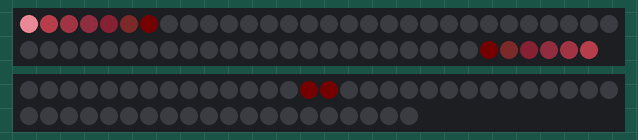
Bench run of a sketch on a simulated ATtiny85, built with avr-gcc and run on an emulated ATtiny85. On the bench: 59 RGB LEDs in strip order, left to right, continuing on the next row, 50 RGB LEDs in strip order, left to right, continuing on the next row. Dim RGB values are drawn brighter than linear; the strip is taken to match the declared colour order; random numbers use the default seed unless the sketch sets one; what the sketch prints to the serial monitor is not drawn.

Above: at 0.2 s.
At 4.76 s:
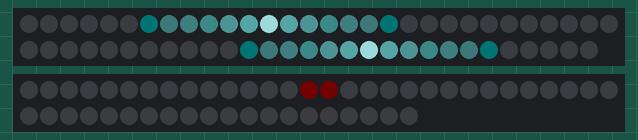
At 9.92 s:
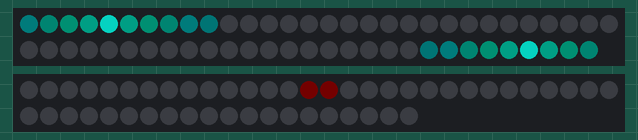
At 19.98 s:
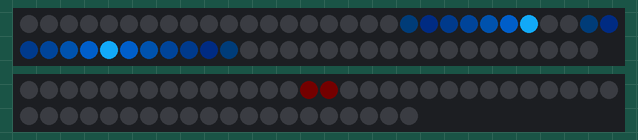
At 30.0 s:
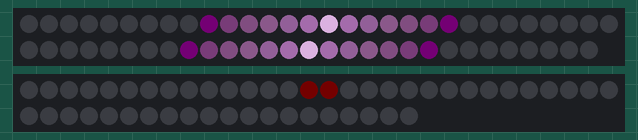
At 39.73 s:
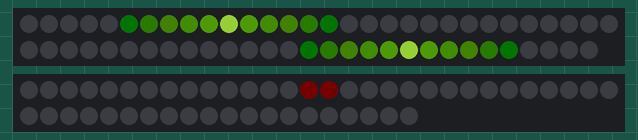

The sketch:

AllLEDS.ino
```cpp
#include "SPI.h" // Comment out this line if using Trinket or Gemma
#include "Adafruit_WS2801.h"
#include <Adafruit_NeoPixel.h>
#ifdef __AVR_ATtiny85__
#include <avr/power.h>
#endif

#define staart 8  // staart lengte
#define delayRunning 5 //snelheid van de led kleiner is vlugger
#define GRIDPIN 6 //groen draad
uint8_t dataPin  = 2;    // geel draad
uint8_t clockPin = 3;    // wit draad

int numPixels = 59;

int numPixelsGrid=50;
Adafruit_NeoPixel grid = Adafruit_NeoPixel(numPixelsGrid,GRIDPIN, NEO_RGB+ NEO_KHZ800);


Adafruit_WS2801 strip = Adafruit_WS2801(numPixels, dataPin, clockPin);

class RunningLed
{
  public:
    int counter = 0;
    int c = 0;

    byte colors[3][staart+1];

    int led = 0;

    void gaOmhoog() {
      giveMeMyColors();

      for (counter; counter < strip.numPixels(); counter++)
      {

        //1ste lus

        for (int j = staart; j >= 1 ; j--) {


          strip.setPixelColor(counter + j, colors[0][j], colors[1][j], colors[2][j]);
        }


        strip.setPixelColor(counter, colors[0][0], colors[1][0], colors[2][0]);

        for (int j = 1; j < staart ; j++) {
         strip.setPixelColor(counter - j, colors[0][j], colors[1][j], colors[2][j]);
        }

        strip.show();

        //2de lus

        for (int j = staart; j >= 1 ; j--) {
          strip.setPixelColor((numPixels - counter) - j, colors[0][j], colors[1][j], colors[2][j]);
        }


        strip.setPixelColor(numPixels - counter,colors[0][0], colors[1][0], colors[2][0]);

        for (int j = 1; j < staart ; j++) {

          strip.setPixelColor((numPixels - counter) + j, colors[0][j], colors[1][j], colors[2][j]);
        }


        strip.show();
        delay(delayRunning);
        if (counter == numPixels - 1) {
          gaOmlaag();
        }
      }
    }

    void gaOmlaag() {
      giveMeMyColors();

      for (counter; counter >= 0; counter--)
      {

        //1ste lus

        for (int j = staart; j >= 1 ; j--) {
          strip.setPixelColor(counter - j, colors[0][j], colors[1][j], colors[2][j]);
        }

        strip.setPixelColor(counter, colors[0][0], colors[1][0], colors[2][0]);

        for (int j = 1; j < staart ; j++) {

          strip.setPixelColor(counter + j, colors[0][j], colors[1][j], colors[2][j]);
        }

        strip.show();

        //2de lus

        for (int j = staart; j >= 1 ; j--) {

          strip.setPixelColor((numPixels - counter) + j,colors[0][j], colors[1][j], colors[2][j]);
        }

        strip.setPixelColor(numPixels - counter, colors[0][0], colors[1][0], colors[2][0]);

        for (int j = 1; j < staart ; j++) {

          strip.setPixelColor((numPixels - counter) - j, colors[0][j], colors[1][j], colors[2][j]);
        }

        strip.show();
        delay(delayRunning);
      }
    }

    void giveMeMyColors() {
      //generate rgb color
      int color[3] = {
        random(0, 255),
        random(0, 255),
        random(0, 255)
      };
      //opvullen colors array
      for (int j = 0; j <= 2; j++) {

        int intensity = 255;

        colors[j][0] = map(color[j], 0, 255, 0, intensity);

        for (int i = 1; i <= staart; i++) {
          intensity = colors[j][0] / (pow(2, i));
          colors[j][i] = map(color[j], 0, 255, 0, intensity);
        }
      }
//      for (int j = 0; j <= 2; j++) {
//        Serial.print("color");Serial.println(j);
//        for (int i = 1; i < staart; i++) {
//          Serial.println(colors[j][i]);
//        }
//      }
    }
};


//-----------SPOOKY EYES Constants

const int maxEyes = 5; // maximum number of concurrently active blinkers

// dead-time between lighting of a range of pixels
const int deadTimeMin = 5;
const int deadTimeMax = 50;

// interval between blink starts - independent of position
const int intervalMin = 5;
const int intervalMax = 150;

const int stepInterval = 5;
long lastStep = 0;

/*****************************************************************************
Blinker Class

Implements a state machine which generates a blink of random duration and color.
The blink uses two adjacent pixels and ramps the intensity up, then down, with
a random repeat now and again.
*****************************************************************************/

class blinker{
	public:

  	boolean m_active;  // blinker is in use.
  	int m_deadTime;  // don't re-use this pair immediately

  	int m_pos;  // position of the 'left' eye.  the 'right' eye is m_pos + 1

  	int m_red;  // RGB components of the color
  	int m_green;
  	int m_blue;

  	int m_increment;  // ramp increment - determines blink speed
  	int m_repeats;  // not used
  	int m_intensity;  // current ramp intensity

  	public:
  	// Constructor - start as inactive
  	blinker()
  	{
  		m_active = false;
  	}
	// Initiate a blink at the specified pixel position
  	// All other blink parameters are randomly generated
  	void startBlink(int pos){
  		m_pos = pos;

    	// Pick a random color - skew toward red/orange/yellow part of the spectrum for extra creepyness
    	m_red = 0;random(0, 255);
    	m_blue = random(0,255);
    	m_green = 0;random(0,255);

    	m_repeats += random(1, 3);

    	// set blink speed and deadtime between blinks
    	m_increment = random(1, 6);
    	m_deadTime = random(deadTimeMin, deadTimeMax);

    	// Mark as active and start at intensity zero
    	m_active = true;
    	m_intensity = 0;
    }
	// Step the state machine:
	void step(){
		if (!m_active){
      		// count down the dead-time when the blink is done
      		if (m_deadTime > 0)      		{
      			m_deadTime--;
      		}
      		return;
      	}

    	// Increment the intensity
    	m_intensity += m_increment;
    	if (m_intensity >= 75){  // max out at 75 - then start counting down
    		m_increment = -m_increment;
    		m_intensity += m_increment;
    	}
    	if (m_intensity <= 0){
        	// make sure pixels all are off
        	grid.setPixelColor(m_pos, Color(0,0,0));
        	grid.setPixelColor(m_pos+1, Color(0,0,0));

      		if (--m_repeats <= 0)      // Are we done?
      		{
      			m_active = false;
      		}
      		else // no - start to ramp up again
      		{
      			m_increment = random(1, 5);
      		}
      		return;
      	}

    	// Generate the color at the current intensity level
    	int r =  map(m_red, 0, 255, 0, m_intensity);
    	int g =  map(m_green, 0, 255, 0, m_intensity);
    	int b =  map(m_blue, 0, 255, 0, m_intensity);


    //	uint32_t color = Color(r, g, b);
    	// Write to both 'eyes'
    	grid.setPixelColor(m_pos, b,g,r);
    	grid.setPixelColor(m_pos +1, b,g,r);
    }
};

// An array of blinkers - this is the maximum number of concurrently active blinks
blinker blinkers[maxEyes];

// A delay between starting new blinks
int countdown;

//-----------END SPOOKY EYES Constants


RunningLed *rl1 = new RunningLed();

void setup() {
  Serial.begin(9600);
  // put your setup code here, to run once:
#if defined(__AVR_ATtiny85__) && (F_CPU == 16000000L)
  clock_prescale_set(clock_div_1); // Enable 16 MHz on Trinket
#endif
  strip.begin();
  // Update LED contents, to start they are all 'off'
  strip.show();

   grid.begin();
  grid.show();
  countdown = 0;

}

void loop() {

  //for(int x = 0; x<y+2; x++){
  //  strip.setPixelColor(numPixels-x, 0, 0, 0);
  //}
  spookyEyes();
  rl1->gaOmhoog();
  //rl1->giveMeMyColors();
  delay(delayRunning);

}

void spookyEyes(){
	if (millis() - lastStep > stepInterval){
		lastStep = millis();
		--countdown;
		for(int i = 0; i < maxEyes; i++){
      		// Only start a blink if the countdown is expired and there is an available blinker
      		if ((countdown <= 0) && (blinkers[i].m_active == false)){
      			int newPos = random(0, numPixelsGrid/2) * 2;

      			for(int j = 0; j < maxEyes; j++){
          			// avoid active or recently active pixels
          			if ((blinkers[j].m_deadTime > 0) && (abs(newPos - blinkers[j].m_pos) < 4)){
          				Serial.print("-");
          				Serial.print(newPos);
            			newPos = -1;  // collision - do not start
            			break;
            		}
            	}

        		if (newPos >= 0){  // if we have a valid pixel to start with...
        			Serial.print(i);
        			Serial.print(" Activate - ");
        			Serial.println(newPos);
        			blinkers[i].startBlink(newPos);
         			countdown = random(intervalMin, intervalMax);  // random delay to next start
         		}
         	}
    		// step all the state machines
    		blinkers[i].step();
    	}
    	// update the strip
    	grid.show();
    }
}

/* Helper functions */

// Create a 24 bit color value from R,G,B
uint32_t Color(byte r, byte g, byte b)
{
  uint32_t c;
  c = r;
  c <<= 8;
  c |= g;
  c <<= 8;
  c |= b;
  return c;
}

//Input a value 0 to 255 to get a color value.
//The colours are a transition r - g -b - back to r
uint32_t Wheel(byte WheelPos)
{
  if (WheelPos < 85) {
    return Color(WheelPos * 3, 255 - WheelPos * 3, 0);
  } else if (WheelPos < 170) {
    WheelPos -= 85;
    return Color(255 - WheelPos * 3, 0, WheelPos * 3);
  } else {
    WheelPos -= 170;
    return Color(0, WheelPos * 3, 255 - WheelPos * 3);
  }
}
```
